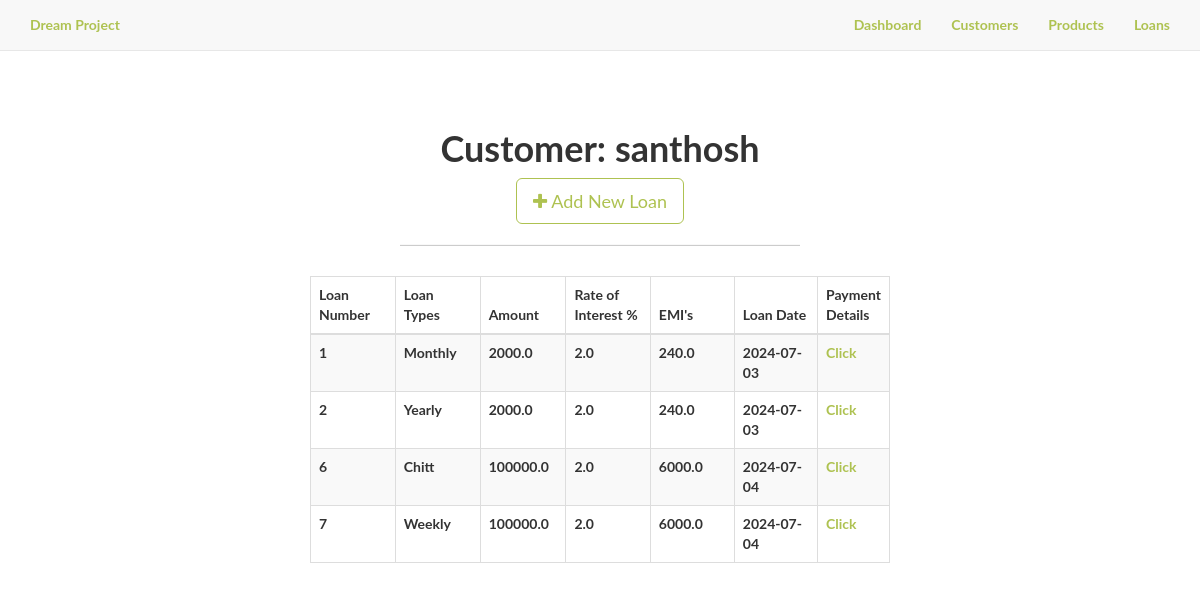
Page /customer/details/1 on the committed database.
### web1/models.py (models this page shows)
class Customer(db.Model):
    id = db.Column(db.Integer, primary_key=True)
    name = db.Column(db.String(50), nullable=False)
    phone = db.Column(db.String(50))

class Loan(db.Model):
    id = db.Column(db.Integer, primary_key=True)
    loan_type = db.Column(db.String(50), nullable=False)
    loan_amount = db.Column(db.Float, nullable=False)
    roi = db.Column(db.Float, nullable=False)
    emi = db.Column(db.Float, nullable=False)
    installments = db.Column(db.Integer, nullable=False)
    total_payable_amount = db.Column(db.Float, nullable=False)
    create_timestamp = db.Column(db.DateTime, default=datetime.now)
    update_timestamp = db.Column(db.DateTime, default=datetime.now, onupdate=datetime.now)
    customer_id = db.Column(db.Integer, nullable=False)

### web1/routes.py (the view)
@app.route("/customer/details/<int:id>", methods=["GET", "POST"])
def customer_details(id):
    customer = Customer.query.get_or_404(id)
    loans = Loan.query.filter_by(customer_id=id).all()
    return render_template("customer_details.html", customer=customer, loans=loans)

### web1/templates/customer_details.html (shortened to what this page needs)
{% import "bootstrap/utils.html" as utils %}
{% extends "base.html" %}
{% block body %}
    <div class="content-section">
      <div class="outer">
        <div class="middle">
          <div class="inner">
            <br/>
            <br/>
            <h1 style="text-align:center;">Customer: {{ customer.name }} </h1>
              <div style="text-align:center;" >
                <a  href="{{ url_for('assign_loan', id=customer.id) }}" class="btn btn-default btn-lg">
                    <i class="fa fa-plus"></i>
                    Add New Loan
                </a>
              </div>
                <hr class="intro-divider">
                <div class="center">
                    <table class="table table-striped table-bordered">
                        <thead>
                            <tr>
                                <th width="15%">Loan Number</th>
                                <th width="15%">Loan Types</th>
                                <th width="15%">Amount</th>
                                <th width="15%">Rate of Interest %</th>
                                <th width="15%">EMI's</th>
                                <th width="15%" >Loan Date</th>
                                <th width="15%">Payment Details</th>
                            </tr>
                        </thead>
                        <tbody>
                            {% for loan in loans %}
                            <tr>
                                <td>{{ loan.id }}</td>
                                <td>{{ loan.loan_type }}</td>
                                <td>{{ loan.loan_amount }}</td>
                                <td>{{ loan.roi }}</td>
                                <td>{{ loan.emi }}</td>
                                <td>{{ loan.create_timestamp.date()}}</td>
                                <td>
                                    <a href="{{ url_for('payment_details', id=customer.id,
                                    loan_type = loan.loan_type) }}"> Click</a>
                                </td>
                            </tr>
                            {% endfor %}
                        </tbody>
                    </table>
                </div>
          </div>
        </div>
      </div>
    </div>
{% endblock %}

### web1/static/css/style.css (style rules this page uses)
body, html { width: 100%; height: 100%; }
body, h1, h2, h3 { font-family: "Lato", "Helvetica Neue", Helvetica, Arial, sans-serif; font-weight: 700; }
a, .navbar-default .navbar-brand, .navbar-default .navbar-nav>li>a { color: #aec251; }
.btn-default { border-color: #aec251; color: #aec251; }
.center { margin: auto; width: 50%; padding: 10px; }
.content-section { padding: 50px 0; border-top: 1px solid #e7e7e7; }
.intro-divider { width: 400px; border-top: 1px solid #f8f8f8; border-bottom: 1px solid rgba(0,0,0,0.2); }
.outer { display: table; position: absolute; height: 70%; width: 100%; }
.middle { display: table-cell; vertical-align: middle; }
.inner { margin-left: auto; margin-right: auto; }

### rows in the picture
Customer: name "santhosh"
Loan: id "1", loan_type "Monthly", loan_amount "2000.0", roi "2.0", emi "240.0", create_timestamp "2024-07-03"
Loan: id "2", loan_type "Yearly", loan_amount "2000.0", roi "2.0", emi "240.0", create_timestamp "2024-07-03"
Loan: id "6", loan_type "Chitt", loan_amount "100000.0", roi "2.0", emi "6000.0", create_timestamp "2024-07-04"
Loan: id "7", loan_type "Weekly", loan_amount "100000.0", roi "2.0", emi "6000.0", create_timestamp "2024-07-04"
